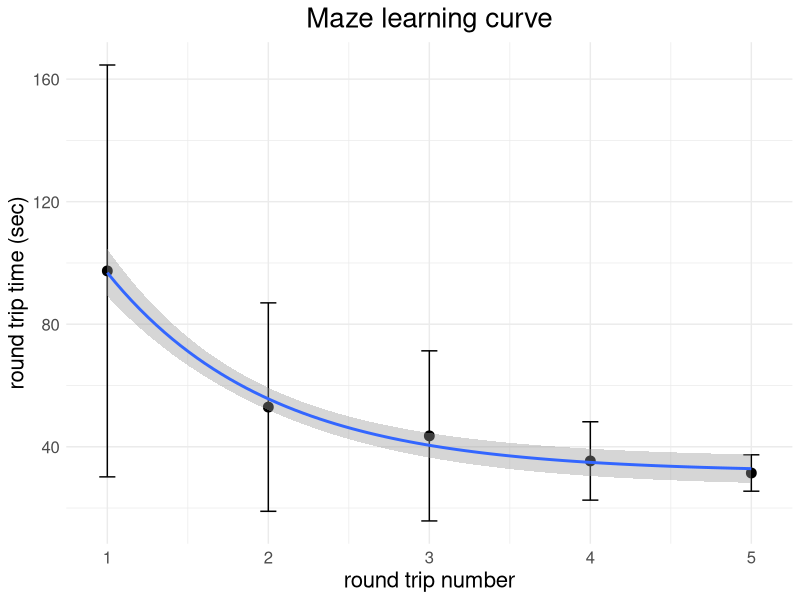

This figure's R source:
#load packages & data####    
library("dplyr") 
library("ggplot2")
library("lmerTest")

#load data
df_unfiltered <- read.csv('human_maze_data.csv', fileEncoding="UTF-8-BOM" )

#filter players that didn't finished the trial
df <- df_unfiltered[which(df_unfiltered$finished == 1),1:3]

#defining coordinates of corridors between rooms####

#start location
start_room <- matrix(range(-5,5), nrow = 2, ncol = 2)

#first row of rooms
f_1 <- matrix(c(range(18,22), range(14,20)), nrow = 2, ncol = 2)
f_2 <- matrix(c(range(-22,-18), range(14,20)), nrow = 2, ncol = 2)

#second row of rooms
s_1 <- matrix(c(range(28,32), range(32,40)), nrow = 2, ncol = 2)
s_2 <- matrix(c(range(8,12), range(32,40)), nrow = 2, ncol = 2)
s_3 <- matrix(c(range(-12,-8), range(32,40)), nrow = 2, ncol = 2)
s_4 <- matrix(c(range(-32,-28), range(32,40)), nrow = 2, ncol = 2)

#third row of rooms
th_1 <- matrix(c(range(32,36), range(52,58)), nrow = 2, ncol = 2)
th_2 <- matrix(c(range(23,27), range(52,58)), nrow = 2, ncol = 2)
th_3 <- matrix(c(range(13,18), range(52,58)), nrow = 2, ncol = 2)
th_4 <- matrix(c(range(3,7), range(52,58)), nrow = 2, ncol = 2)
th_5 <- matrix(c(range(-7,-3), range(52,58)), nrow = 2, ncol = 2)
th_6 <- matrix(c(range(-18,-13), range(52,58)), nrow = 2, ncol = 2)
th_7 <- matrix(c(range(-27,-23), range(52,58)), nrow = 2, ncol = 2)
th_8 <- matrix(c(range(-36,-32), range(52,58)), nrow = 2, ncol = 2)

#list of all rooms
rooms <- list(start_room,f_1,f_2,s_1,s_2,s_3,s_4,th_1,th_2,th_3,th_4,th_5,th_6,th_7,th_8)


#function for choosing trial number####

choose_trial <- function(dataframe, trial_num) { 
  new_data <- dataframe[which(dataframe$trial == trial_num),]
  return(new_data)
}


#function for checking if a set of coordinates is within a corridor####
check_room <- function(row) {
  room_index = 1
  for (room in rooms) {
    if (between(row$X, room[1,1], room[2,1]) & between(row$Z, room[1,2], room[2,2])) {
      row$corridor <- room_index
      room_index <- room_index + 1
    } else {
      room_index <- room_index + 1
    }
  }
  room_index = 1
  return(row)
}


#adding time####

#create data frame containing times
df1 <- data.frame()
trial_list <- (unique(df$trial))

#the game saved a coordinate each 0.5sec. this code accounts for this
for (i in trial_list) {
  trial <- choose_trial(df,i)
  time <- seq(from = 0, to = nrow(trial)/2, length.out = nrow(trial))
  x<- cbind(trial,time)
  df1 <- rbind(df1,x)
}


#getting corridor passages####

#create data frame
passages <- data.frame()

#flag corridor passages
for (i in trial_list) {
  trial <- choose_trial(df1,i)
  for(j in 1:nrow(trial)) {
    row <- trial[j,]
    x <- check_room(row)
    if(length(x) == 5) {
      passages <- rbind(passages,x)
    } 
  }
}

#filter only the entry and exit for each corridor
passages_clean <- data.frame()
for(j in 2:(nrow(passages)-1)) {
  row_p <- passages[j-1,]
  row <- passages[j,]
  row_n <- passages[j+1,]
  if(row$corridor != row_n$corridor | row$corridor != row_p$corridor) {
    passages_clean <- rbind(passages_clean,row)
  }
}


#getting the room with the food####
prize_rooms <- list()

#the prize room (room with the food) is the third room 
#from the end to which the players entered
for (i in (unique(passages_clean$trial))) {
  trial <- choose_trial(passages_clean,i)
  prize_rooms <- append(prize_rooms, trial[nrow(trial) - 6, 5])
}

#getting times of arrival to  prize rooms####

times_to_arrive <- data.frame()
for (i in trial_list) {
  trial <- choose_trial(passages_clean,i)
  prize_room <- prize_rooms[which(trial_list == i)]
  trial_filtered <- trial[trial$corridor == prize_room, ] 
  times_to_arrive <- rbind(times_to_arrive,trial_filtered)
}

# Select every odd row to filter out the exits
times_to_arrive <- times_to_arrive[seq(1, nrow(times_to_arrive), by = 2), ]  

#creating data frame for time for each round trip to the prize rooms####

round_trips <- times_to_arrive %>% 
  group_by(trial) %>%
  mutate(
    round_trip_time = time - lag(time)
  ) %>%
  mutate(
    round_trip_time = ifelse(is.na(round_trip_time), time, round_trip_time)) %>%
  mutate(trip_num = row_number()) %>%
  ungroup()

#sum round trips for all trials (for plotting)
round_trips_sum <- round_trips %>% group_by(trip_num) %>%
  summarise(mean = mean(round_trip_time),sd = sd(round_trip_time, na.rm=TRUE)) %>%
  filter(trip_num <6)


#plotting####

ggplot(round_trips_sum, aes(trip_num, mean)) + 
  geom_point(size = 3) +
  geom_errorbar(aes(ymin=mean-sd, ymax=mean+sd), width = 0.1) +
  labs(x="round trip number", 
       y="round trip time (sec)") +
  theme_minimal() + 
  geom_smooth(method = "lm", formula = y ~ exp(-x)) +
  ggtitle("Maze learning curve") +
  theme(plot.title = element_text(hjust = 0.5, size = 20), 
        axis.text=element_text(size=12),
        axis.title.y = element_text(size = 16),
        axis.title.x = element_text(size = 16))

#fitting exponential model to calculate learning curve####


time_model <- lmer(log(round_trip_time) ~ trip_num + (1|trial), data = round_trips)

#view the output of the model
summary(time_model)

# Extract random effects (deviations from fixed effects)
individual_effects <- ranef(time_model)$trial
